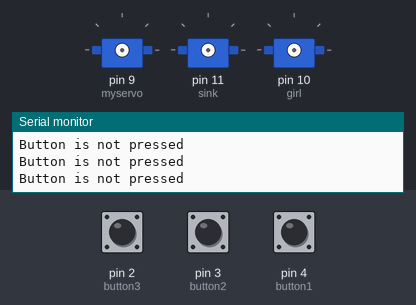
A sketch run on a simulated Arduino Uno, built with avr-gcc and run on an emulated ATmega328P. On the bench: 3 × servo, the last lines printed to the serial monitor. The test bench sets the inputs (shaded band); at power-on: pin 4 (button1) HIGH, pin 2 (button3) HIGH, pin 3 (button2) HIGH.

Above: at 1.2 s.
1.3 s: pin 4 (button1) pulled LOW for 0.15 s
At 4.2 s:
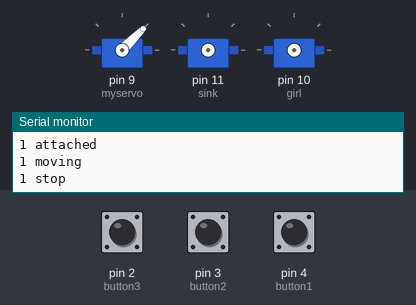
4.4 s: pin 2 (button3) pulled LOW for 3.2 s
9.1 s: pin 3 (button2) pulled LOW for 3.2 s
At 14.4 s:
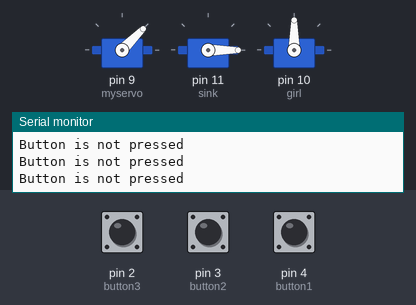
14.8 s: pin 4 (button1) pulled LOW for 1 s
At 15.6 s:
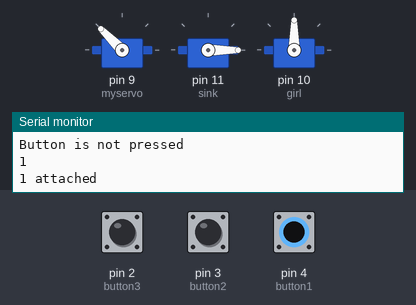
18.4 s: pin 4 (button1) pulled LOW for 3.2 s
At 21.06 s:
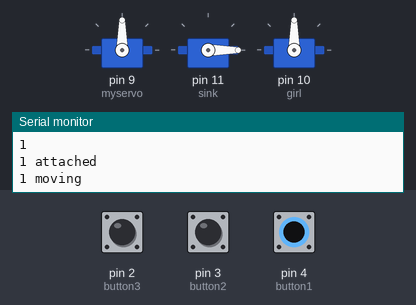
23.1 s: pin 3 (button2) pulled LOW for 0.15 s
At 24.5 s:
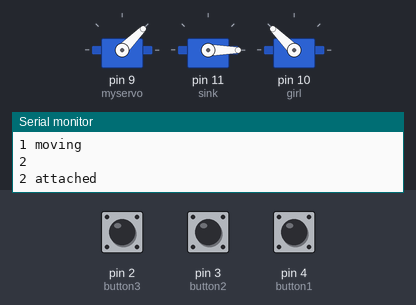
Timing chart, 0 to 26.7 s (numbered marks = the images above; inputs shaded):
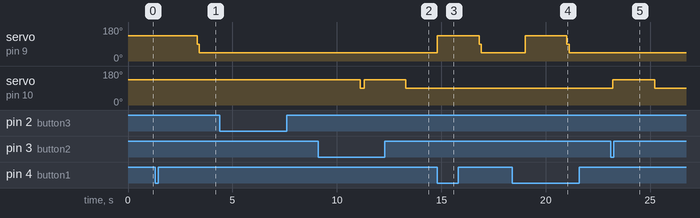

The sketch:

sketch_nov1b.ino
```cpp
#define button1 4
#define button2 3
#define button3 2
#include <Servo.h>

Servo myservo;
Servo girl;
Servo sink;

void setup()
{
  Serial.begin(9600);
  pinMode(button1, INPUT);
  pinMode(button2, INPUT);
  pinMode(button3, INPUT);
}

void loop()
{
  byte buttonState1 = digitalRead(button1);
  byte buttonState2 = digitalRead(button2);
  byte buttonState3 = digitalRead(button3);

  if(buttonState1 == LOW){
    Serial.println("1");
    myservo.attach(9);
    Serial.println("1 attached");
    myservo.write(135);
    delay(2000);
    Serial.println("1 moving");
    myservo.write(90);
    delay(100);
    Serial.println("1 stop");
    myservo.write(45);
    delay(2000);
    Serial.println("1 moving");
    myservo.detach();
  }
  else if (buttonState2 == LOW){
    Serial.println("2");
    girl.attach(10);
    Serial.println("2 attached");
    girl.write(135);
    delay(2000);
    Serial.println("2 moving");
    girl.write(90);
    delay(100);
    girl.detach();
  }
  else if (buttonState3 == LOW){
    Serial.println("3");
    sink.attach(11);
    Serial.println("3 attached");
    sink.write(85);
    sink.write(-85);
    sink.write(85);
    sink.write(-85);
    delay(2000);
    Serial.println("3 moving");
    sink.detach();
  }
  else {
    Serial.println("Button is not pressed");
  }
  delay(100);
}
```

Measured:
- after the input at 1.3 s, servo on pin 9 (myservo): 135° → 90° after 2.0 s, → 45° 0.10 s later
- after the input at 9.1 s, servo on pin 10 (girl): 135° → 90° after 2.0 s, → 135° 0.20 s later, → 90° 2.0 s later
- after the input at 14.8 s, servo on pin 9 (myservo): 45° → 135° at once, → 90° 2.0 s later, → 45° 0.10 s later
- after the input at 18.4 s, servo on pin 9 (myservo): 45° → 135° after 0.61 s, → 90° 2.0 s later, → 45° 0.10 s later
- after the input at 23.1 s, servo on pin 10 (girl): 90° → 135° after 0.11 s, → 90° 2.0 s later
